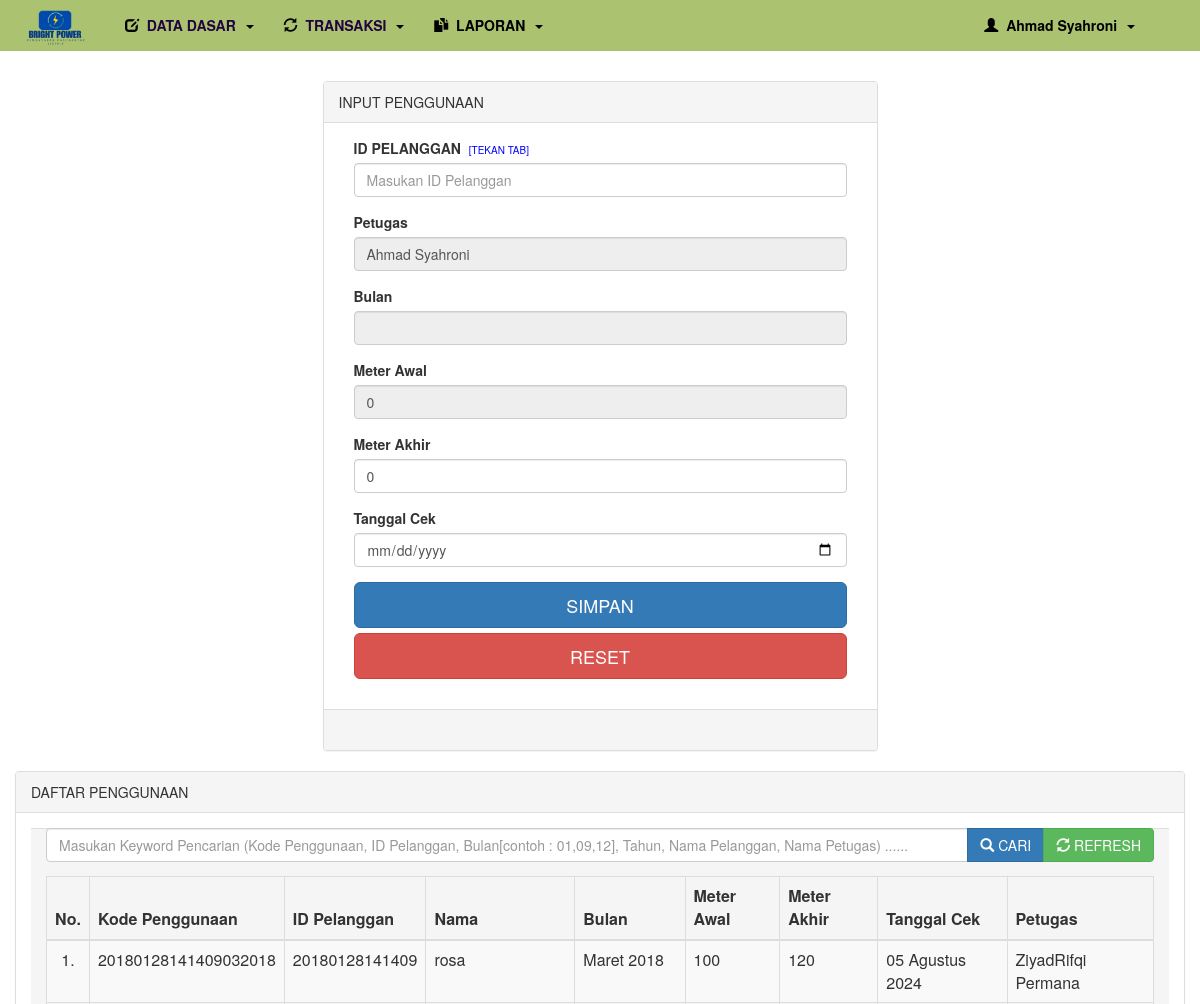
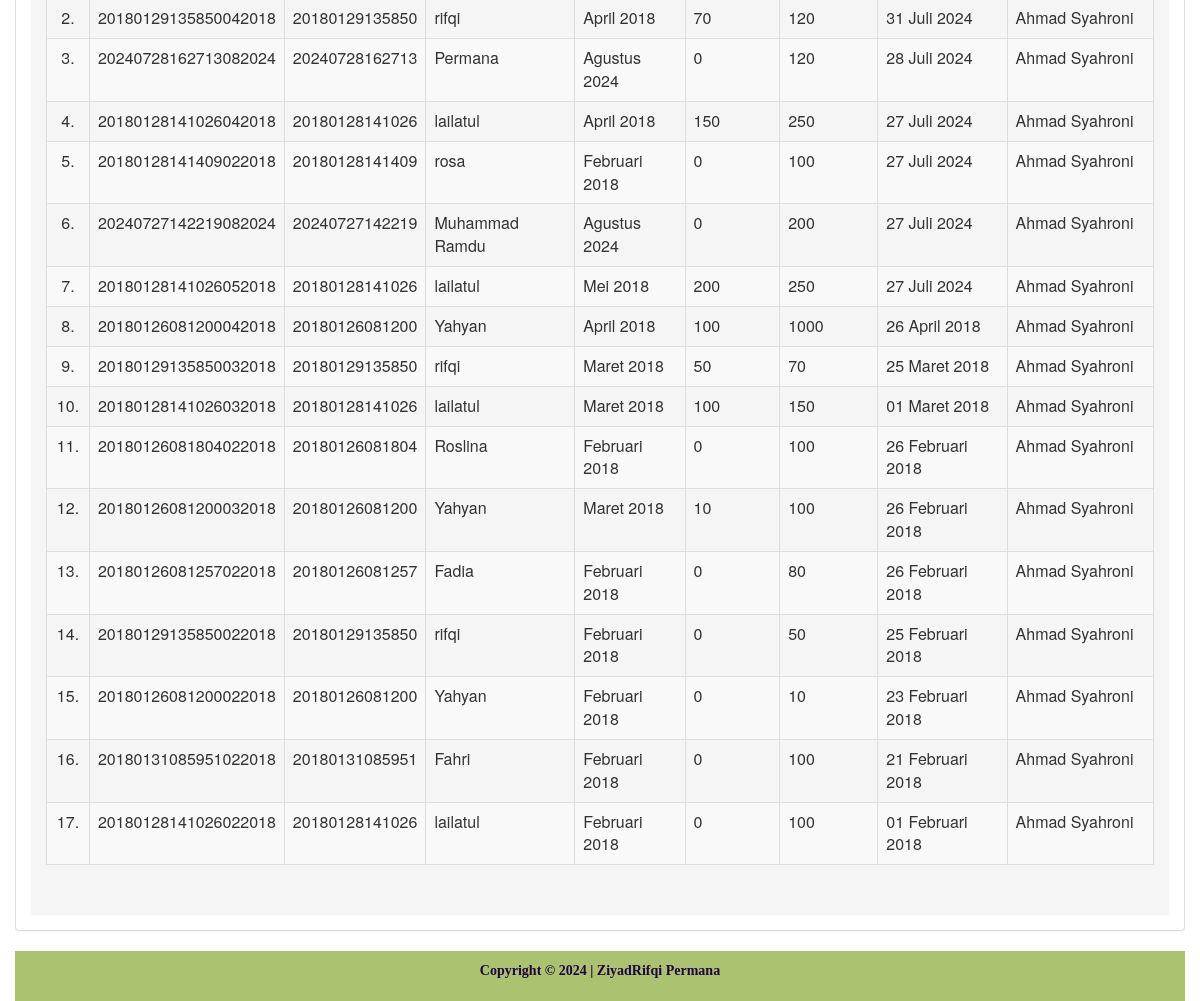
Screenshot of /pln/hal_utama.php?menu=penggunaan (signed in) with the database file from the repository (2 pictures, top to bottom).
### tables this page shows
CREATE TABLE `penggunaan` (
  `id_penggunaan` varchar(20) NOT NULL,
  `id_pelanggan` varchar(14) NOT NULL,
  `bulan` varchar(2) NOT NULL,
  `tahun` year(4) NOT NULL,
  `meter_awal` int(11) NOT NULL,
  `meter_akhir` int(11) NOT NULL,
  `tgl_cek` date NOT NULL,
  `id_petugas` varchar(12) NOT NULL
);

### pln/penggunaan.php (the view, shortened to what this page needs)
<?php
$id = $_GET['id'] ?? '';
$penggunaan = [];
$mawal = $penggunaan['meter_awal'] ?? 0;
$bulan = $penggunaan['bulan'] ?? '';
$tahun = $penggunaan['tahun'] ?? '';
$bulan = (int) $bulan;
$id_pelanggan = $_POST['id_pelanggan'] ?? '';
$meter_akhir = $_POST['meter_akhir'] ?? 0;
$tgl_cek = $_POST['tgl_cek'] ?? '';
$cari = "";
if (isset($_POST['bcari'])) {
    $text = $_POST['tcari'];
    $cari = "WHERE id_pelanggan LIKE '%$text%' OR id_penggunaan LIKE '%$text%' OR meter_awal LIKE '%$text%' OR meter_akhir LIKE '%$text%' OR tahun LIKE '%$text%' OR nama_pelanggan LIKE '%$text%' OR nama_petugas LIKE '%$text%'";
} else {
    $cari = "WHERE meter_akhir != 0";
}
?>
<!DOCTYPE html>
<html>
<head>
</head>
<body>
    <div class="container-fluid">
        <div class="row">
            <div class="col-md-12">
                <div class="col-md-3"></div>
                <div class="col-md-6">
                    <div class="panel panel-default">
                        <div class="panel-heading">
                            <?php echo !isset($_GET['id']) ? 'INPUT PENGGUNAAN' : 'UBAH PENGGUNAAN - ' . htmlspecialchars($id); ?>
                        </div>
                        <div class="panel-body">
                            <form method="post">
                                <div class="col-md-12">
                                    <div class="form-group">
                                        <label>ID PELANGGAN</label>&nbsp;&nbsp;<span style="color:blue;font-size: 10px;">[TEKAN TAB]</span>
                                        <input type="text" name="id_pelanggan" class="form-control" placeholder="Masukan ID Pelanggan" onchange="submit()" required value="<?php echo htmlspecialchars($id_pelanggan, ENT_QUOTES); ?>" list="id_pel" onkeypress='return event.charCode >=48 && event.charCode <=57' <?php echo isset($_GET['id']) ? 'readonly' : ''; ?>>
                                    </div>
                                    <div class="form-group">
                                        <label>Petugas</label>
                                        <input type="text" class="form-control" placeholder="Nama Petugas" required readonly value="<?php echo htmlspecialchars($_SESSION['nama_petugas'] ?? '', ENT_QUOTES); ?>">
                                    </div>
                                    <div class="form-group">
                                        <label>Bulan</label>
                                        <input type="text" name="bulan" class="form-control" placeholder="Bulan" required readonly value="<?php echo $aksi->bulan($bulan); echo " " . htmlspecialchars($tahun); ?>">
                                    </div>
                                    <div class="form-group">
                                        <label>Meter Awal</label>
                                        <input type="text" name="meter_awal" class="form-control" placeholder="Meter Awal" required readonly value="<?php echo htmlspecialchars($mawal, ENT_QUOTES); ?>">
                                    </div>
                                    <div class="form-group">
                                        <label>Meter Akhir</label>
                                        <input type="text" name="meter_akhir" class="form-control" placeholder="Meter Akhir" required value="<?php echo htmlspecialchars($meter_akhir ?? '', ENT_QUOTES); ?>">
                                    </div>
                                    <div class="form-group">
                                        <label>Tanggal Cek</label>
                                        <input type="date" name="tgl_cek" class="form-control" placeholder="Tanggal Cek" required value="<?php echo htmlspecialchars($tgl_cek ?? '', ENT_QUOTES); ?>">
                                    </div>
                                    <div class="form-group">
                                        <?php if (!isset($_GET['id'])) { ?>
                                            <input type="submit" name="bsimpan" class="btn btn-primary btn-lg btn-block" value="SIMPAN">
                                        <?php } else { ?>
                                            <input type="submit" name="bubah" class="btn btn-success btn-lg btn-block" value="UBAH">
                                        <?php } ?>
                                        <a href="?menu=penggunaan" class="btn btn-danger btn-lg btn-block">RESET</a>
                                    </div>
                                </div>
                            </form>
                        </div>
                        <div class="panel-footer">&nbsp;</div>
                    </div>
                </div>
            </div>
            <div class="col-md-12">
                <div class="panel panel-default">
                    <div class="panel-heading">DAFTAR PENGGUNAAN</div>
                    <div class="panel-body">
                        <div class="col-md-12">
                            <form method="post">
                                <div class="input-group">
                                    <input type="text" name="tcari" class="form-control" value="<?php echo htmlspecialchars($text ?? ''); ?>" placeholder="Masukan Keyword Pencarian (Kode Penggunaan, ID Pelanggan, Bulan[contoh : 01,09,12], Tahun, Nama Pelanggan, Nama Petugas) ......">
                                    <div class="input-group-btn">
                                        <button type="submit" name="bcari" class="btn btn-primary"><span class="glyphicon glyphicon-search"></span>&nbsp;CARI</button>
                                        <button type="submit" name="brefresh" class="btn btn-success"><span class="glyphicon glyphicon-refresh"></span>&nbsp;REFRESH</button>
                                    </div>
                                </div>
                            </form>
                        </div>
                        <link rel="stylesheet" href="https://cdnjs.cloudflare.com/ajax/libs/font-awesome/5.15.3/css/all.min.css">
                        <div class="col-md-12">
                            <div class="table-responsive">
                                <table class="table table-bordered table-striped table-hover">
                                    <thead>
                                        <tr>
                                            <th><center>No.</center></th>
                                            <th>Kode Penggunaan</th>
                                            <th>ID Pelanggan</th>
                                            <th>Nama</th>
                                            <th>Bulan</th>
                                            <th>Meter Awal</th>
                                            <th>Meter Akhir</th>
                                            <th>Tanggal Cek</th>
                                            <th>Petugas</th>
                                        </tr>
                                    </thead>
                                    <tbody>
                                        <?php
                                            $no=0;
                                            $data = $aksi->tampil("qw_penggunaan",$cari,"ORDER BY tgl_cek DESC");
                                            if ($data=="") {
                                                $aksi->no_record(8);
                                            } else {
                                                foreach ($data as $r) {
                                                $no++; ?>
                                                    <tr>
                                                        <td align="center"><?php echo $no; ?>.</td>
                                                        <td><?php echo htmlspecialchars($r['id_penggunaan']); ?></td>
                                                        <td><?php echo htmlspecialchars($r['id_pelanggan']); ?></td>
                                                        <td><?php echo htmlspecialchars($r['nama_pelanggan']); ?></td>
                                                        <td><?php $aksi->bulan($r['bulan']); echo " " . htmlspecialchars($r['tahun']); ?></td>
                                                        <td><?php echo htmlspecialchars($r['meter_awal']); ?></td>
                                                        <td><?php echo htmlspecialchars($r['meter_akhir']); ?></td>
                                                        <td><?php $aksi->format_tanggal($r['tgl_cek']); ?></td>
                                                        <td><?php echo htmlspecialchars($r['nama_petugas']); ?></td>
                                                    </tr>
                                                <?php }
                                            } ?>
                                    </tbody>
                                </table>
                            </div>
                        </div>
                    <div class="panel-footer">&nbsp;</div>
                </div>
            </div>
        </div>
    </div>
</body>
</html>

### library/fungsi.php (shortened to what this page needs)
<?php
class oop {
    private $conn;
    public function __construct($connection) {
        $this->conn = $connection;
    }
    public function tampil($table, $where = '', $cari = '') {
        $sql = "SELECT * FROM $table $where $cari";
        $result = $this->conn->query($sql);
        $data = [];
        while ($row = $result->fetch_assoc()) {
            $data[] = $row;
        }
        return $data;
    }
    public function bulan($bulan) {
        $bln = [
            '01' => 'Januari', '02' => 'Februari', '03' => 'Maret', '04' => 'April',
            '05' => 'Mei', '06' => 'Juni', '07' => 'Juli', '08' => 'Agustus',
            '09' => 'September', '10' => 'Oktober', '11' => 'November', '12' => 'Desember'
        ];
        echo $bln[$bulan] ?? '';
    }
    public function format_tanggal($tanggal) {
        $tahun = substr($tanggal, 0, 4);
        $bulan = substr($tanggal, 5, 2);
        $tanggal = substr($tanggal, 8, 2);
        $bln = [
            '01' => 'Januari', '02' => 'Februari', '03' => 'Maret', '04' => 'April',
            '05' => 'Mei', '06' => 'Juni', '07' => 'Juli', '08' => 'Agustus',
            '09' => 'September', '10' => 'Oktober', '11' => 'November', '12' => 'Desember'
        ];
        echo "$tanggal ".$bln[$bulan]." $tahun";
    }
}
?>

### rows the page displays
penggunaan: id_penggunaan "20180128141409032018", id_pelanggan "20180128141409", nama_pelanggan "rosa", bulan "Maret", tahun "2018", meter_awal "100", meter_akhir "120", tgl_cek "05", tgl_cek "Agustus", tgl_cek "2024", nama_petugas "ZiyadRifqi Permana"
penggunaan: id_penggunaan "20180129135850042018", id_pelanggan "20180129135850", nama_pelanggan "rifqi", bulan "April", tahun "2018", meter_awal "70", meter_akhir "120", tgl_cek "31", tgl_cek "Juli", tgl_cek "2024", nama_petugas "Ahmad Syahroni"
penggunaan: id_penggunaan "20240728162713082024", id_pelanggan "20240728162713", nama_pelanggan "Permana", bulan "Agustus", tahun "2024", meter_awal "0", meter_akhir "120", tgl_cek "28", tgl_cek "Juli", tgl_cek "2024", nama_petugas "Ahmad Syahroni"
penggunaan: id_penggunaan "20180128141026042018", id_pelanggan "20180128141026", nama_pelanggan "lailatul", bulan "April", tahun "2018", meter_awal "150", meter_akhir "250", tgl_cek "27", tgl_cek "Juli", tgl_cek "2024", nama_petugas "Ahmad Syahroni"
penggunaan: id_penggunaan "20180128141409022018", id_pelanggan "20180128141409", nama_pelanggan "rosa", bulan "Februari", tahun "2018", meter_awal "0", meter_akhir "100", tgl_cek "27", tgl_cek "Juli", tgl_cek "2024", nama_petugas "Ahmad Syahroni"
penggunaan: id_penggunaan "20240727142219082024", id_pelanggan "20240727142219", nama_pelanggan "Muhammad Ramdu", bulan "Agustus", tahun "2024", meter_awal "0", meter_akhir "200", tgl_cek "27", tgl_cek "Juli", tgl_cek "2024", nama_petugas "Ahmad Syahroni"
penggunaan: id_penggunaan "20180128141026052018", id_pelanggan "20180128141026", nama_pelanggan "lailatul", bulan "Mei", tahun "2018", meter_awal "200", meter_akhir "250", tgl_cek "27", tgl_cek "Juli", tgl_cek "2024", nama_petugas "Ahmad Syahroni"
penggunaan: id_penggunaan "20180126081200042018", id_pelanggan "20180126081200", nama_pelanggan "Yahyan", bulan "April", tahun "2018", meter_awal "100", meter_akhir "1000", tgl_cek "26", tgl_cek "April", tgl_cek "2018", nama_petugas "Ahmad Syahroni"
penggunaan: id_penggunaan "20180129135850032018", id_pelanggan "20180129135850", nama_pelanggan "rifqi", bulan "Maret", tahun "2018", meter_awal "50", meter_akhir "70", tgl_cek "25", tgl_cek "Maret", tgl_cek "2018", nama_petugas "Ahmad Syahroni"
penggunaan: id_penggunaan "20180128141026032018", id_pelanggan "20180128141026", nama_pelanggan "lailatul", bulan "Maret", tahun "2018", meter_awal "100", meter_akhir "150", tgl_cek "01", tgl_cek "Maret", tgl_cek "2018", nama_petugas "Ahmad Syahroni"
penggunaan: id_penggunaan "20180126081804022018", id_pelanggan "20180126081804", nama_pelanggan "Roslina", bulan "Februari", tahun "2018", meter_awal "0", meter_akhir "100", tgl_cek "26", tgl_cek "Februari", tgl_cek "2018", nama_petugas "Ahmad Syahroni"
penggunaan: id_penggunaan "20180126081200032018", id_pelanggan "20180126081200", nama_pelanggan "Yahyan", bulan "Maret", tahun "2018", meter_awal "10", meter_akhir "100", tgl_cek "26", tgl_cek "Februari", tgl_cek "2018", nama_petugas "Ahmad Syahroni"
penggunaan: id_penggunaan "20180126081257022018", id_pelanggan "20180126081257", nama_pelanggan "Fadia", bulan "Februari", tahun "2018", meter_awal "0", meter_akhir "80", tgl_cek "26", tgl_cek "Februari", tgl_cek "2018", nama_petugas "Ahmad Syahroni"
penggunaan: id_penggunaan "20180129135850022018", id_pelanggan "20180129135850", nama_pelanggan "rifqi", bulan "Februari", tahun "2018", meter_awal "0", meter_akhir "50", tgl_cek "25", tgl_cek "Februari", tgl_cek "2018", nama_petugas "Ahmad Syahroni"
penggunaan: id_penggunaan "20180126081200022018", id_pelanggan "20180126081200", nama_pelanggan "Yahyan", bulan "Februari", tahun "2018", meter_awal "0", meter_akhir "10", tgl_cek "23", tgl_cek "Februari", tgl_cek "2018", nama_petugas "Ahmad Syahroni"
penggunaan: id_penggunaan "20180131085951022018", id_pelanggan "20180131085951", nama_pelanggan "Fahri", bulan "Februari", tahun "2018", meter_awal "0", meter_akhir "100", tgl_cek "21", tgl_cek "Februari", tgl_cek "2018", nama_petugas "Ahmad Syahroni"
penggunaan: id_penggunaan "20180128141026022018", id_pelanggan "20180128141026", nama_pelanggan "lailatul", bulan "Februari", tahun "2018", meter_awal "0", meter_akhir "100", tgl_cek "01", tgl_cek "Februari", tgl_cek "2018", nama_petugas "Ahmad Syahroni"

### other values shown
$_SESSION['nama_petugas'] "Ahmad Syahroni"
